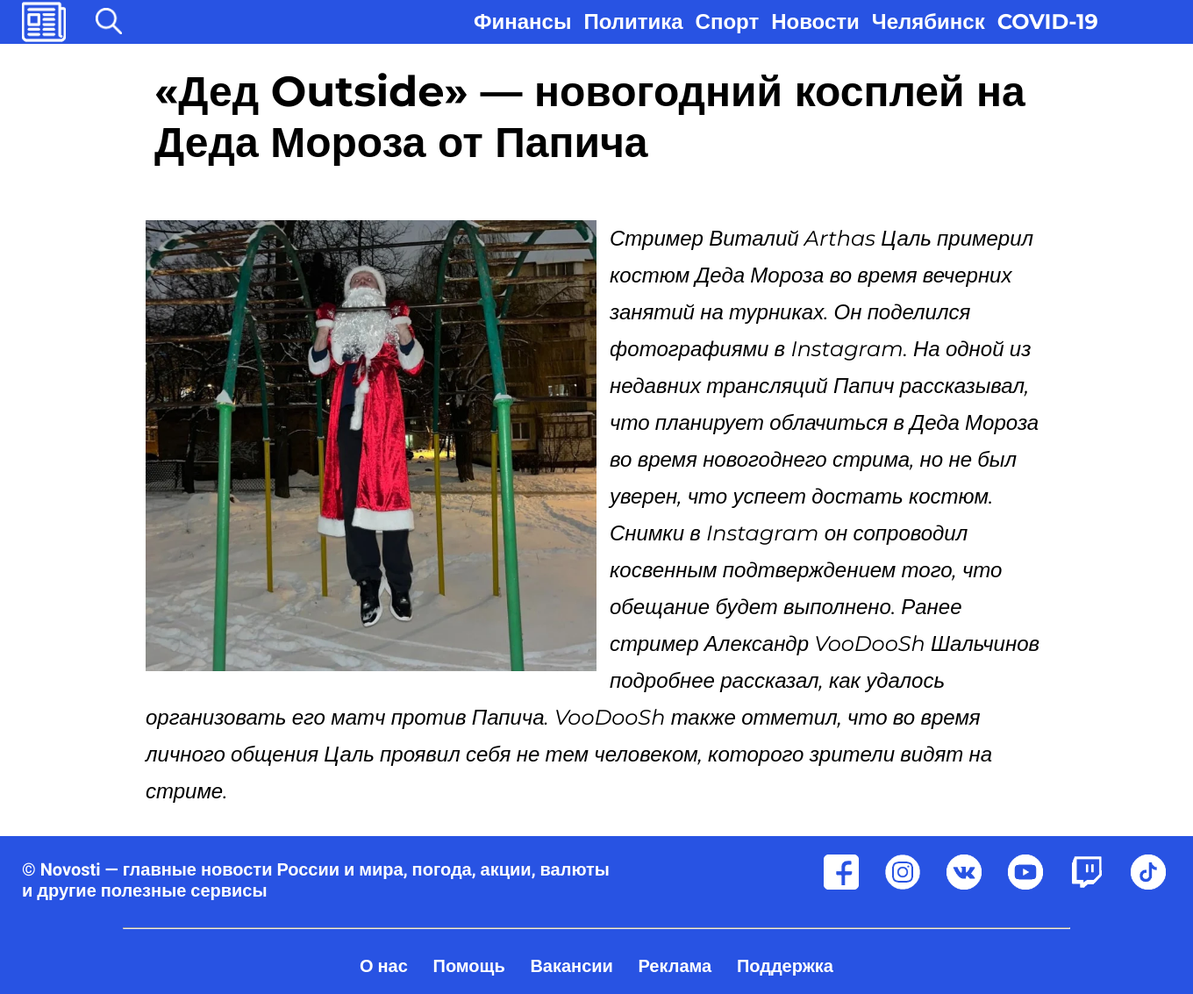
/2, run on the app's committed database.
### main/models.py (models this page shows, shortened)
class News(models.Model):
    title = models.CharField(max_length=100, verbose_name='заголовок новости')
    content = models.TextField(max_length=2000, verbose_name='содержание статьи')
    image = models.ImageField(verbose_name='изображение статьи')
    published = models.DateField(auto_now=True)
    type = models.CharField(max_length=20, verbose_name='тип новостей')
    class Meta:
        verbose_name = 'новость'
        verbose_name_plural = 'новости'

### main/views.py (the view)
# urls.py: path('<int:pk>', ArticleDetailView.as_view(), name='article-detail'),
class ArticleDetailView(DetailView):
    model = News
    template_name = 'main/article_view.html'
    context_object_name = 'article'

### main/templates/main/article_view.html (shortened to what this page needs)
{% load static %}
<!DOCTYPE html>
<html lang="ru">
<head>
	<link rel="stylesheet" href="{% static 'css/styles.css'%}">
</head>
<body>
	<header class="header">
		<div class="top_line">
			<div class="main_menu">
				<a href="{% url 'main' %}" >
					<img src="{% static 'images/icon_header_logo.png' %}" alt="" class="logo_navigation">
				</a>
				<div class="search_box">
					{% block search %}
					<form method="post" class="Vladik">
						<button type="submit" class="magnifier_button">
							<img src="{% static 'images/magnifier_white.png' %}" class="magnifier_picture" alt="">
						</button>
					</form>
					{% endblock %}
				</div>
				<ul class="menu_elements">
					<li class="menu_finances">
						<a href="{% url 'finances' %}" >Финансы</a>
					</li >
					<li class="menu_politics">
						<a href="#" target="_blank">Политика</a>
					</li >
					<li class="menu_sport">
						<a href="#" >Спорт</a>
					</li >
					<li class="menu_news">
						<a href="#" >Новости</a>
					</li >
					<li class="menu_chelyabinsk">
						<a href="#" >Челябинск</a>
					</li >
					<li class="menu_profile">
						<a href="#sign_in" >COVID-19</a>
					</li >
				</ul>
			</div>
		</div>
	</header>
	<div class="page_content">
		{% block content %}
		<article>
			<h1>{{ article.title }}</h1>
			{% if article.image %}
			<p class="article_text"><img src="{{ article.image.url }}" alt="" class="article_image">
				{% endif %}
			{{ article.content }}
			</p>
		</article>
		{% endblock %}
	</div>
	<footer class="footer">
		<div class="bottom_line">
			<div class="footer_info">
				<p class="footer_site_info">
				© Novosti — главные новости России и мира, погода, акции, валюты
				<br>
				 и другие полезные сервисы
				</p>
				<div class="footer_social">
						<a href="#">
							<img src="{% static 'images/facebook_logo_white.png' %}"  alt="" class="footer_social_logo">
						</a>
						<a href="#">
							<img src="{% static 'images/instagram_logo_white.png' %}"  alt="" class="footer_social_logo">
						</a>
						<a href="#">
							<img src="{% static 'images/vk_logo_white.png' %}"  alt="" class="footer_social_logo">
						</a>
						<a href="#">
							<img src="{% static 'images/youtube_logo_white.png' %}" alt=""  class="footer_social_logo">
						</a>
						<a href="#">
							<img src="{% static 'images/twitch_logo_white.png' %}"  alt="" class="footer_social_logo">
						</a>
						<a href="#">
							<img src="{% static 'images/tiktok_logo_white.png' %}"  alt="" class="footer_social_logo">
						</a>
				</div>
			</div>
			<hr class="footer_white_line"/>
			<div class="other_info">
				<a href="" class="single_other_info">
					<p>О нас</p>
				</a>
				<a href="" class="single_other_info">
					<p>Помощь</p>
				</a>
				<a href="" class="single_other_info">
					<p>Вакансии</p>
				</a>
				<a href="" class="single_other_info">
					<p>Реклама</p>
				</a>
				<a href="" class="single_other_info">
					<p>Поддержка</p>
				</a>
			</div>
		</div>
	</footer>
</body>
</html>

### main/static/css/styles.css (style rules this page uses)
body { width: 100%; margin: auto; padding: 0; font-family: 'Roboto', "Montserrat", "Work Sans", sans-serif; font-weight: bold; }
*, *:before, *:after { box-sizing: border-box; margin: 0; padding: 0; }
header { position: fixed; top: 0; background: #2853E3; padding: 0; width: 100%; height: 50px; z-index: 10; margin-bottom: 60px; }
footer { font-weight: bold; background: #2853E3; width: 100%; min-width: 1350px; height: 180px; display: flex; float: bottom; }
h1,h2,h3,h4,h5,h6,p { margin : 0; padding : 0; }
a { text-decoration: none }
.top_line { width: 1350px; margin : auto; }
.main_menu { display: -webkit-flex; display: flex; justify-content: space-between; width: 1350px; min-width: 1080px; height: 50px; }
.logo_navigation { position: relative; width: 50px; margin: 0px 20px; }
.search_box { float: left; display: -webkit-flex; display: flex; justify-content: space-between; width: 400px; min-width: 220px; background: #2853E3; border: 4px solid #2853E3; margin: 0; padding: 0; margin-top: 5px; }
.Vladik { margin: 0px auto; height:100%; width:100%; }
.magnifier_button { background: #2853E3; border: none; display: inline-block; height: 30px; padding: 0px; margin: 0px; vertical-align: top; width: 30px; }
.magnifier_button img { display: block; height: 30px; width: 30px; }
ul.menu_elements { list-style-type: none; width: 840px; min-width: 750px; padding-left: 20px; padding-bottom: 20px; margin-top : 10px; align-content: center; justify-content: end; }
ul.menu_elements li { text-decoration: none; display: inline-flex; margin: 0px 5px; }
ul.menu_elements li a { text-decoreation : none; text-decoration-line: none; color: white; font-family: 'Montserrat', sans-serif; font-size: 24px; display: -webkit-flex; display: flex; transition: all 0.35s ease; }
.bottom_line { width: 1350px; overflow: auto; margin : auto; }
.footer_info { display: inline-flex; width: 100%; font-size: 15pt; color: white; font-family: 'Roboto', sans-serif; }
.footer_site_info { padding-left: 20px; padding-top: 25px; }
.footer_social { display: inline-flex; padding-top: 25px; padding-left: 17%; }
.footer_social_logo { margin: -5px 15px 5px 15px; width: 40px; height: 40px; }
.footer_white_line { top: 50%; height: 2px; color: white; width: 80%; margin: 30px 10% 10px 10%; }
.other_info { padding: 20px 30%; width: 100%; display: flex; justify-content: space-between; color: white; font-size: 15pt; }
.single_other_info { text-decoration : none; color: white; }
.page_content { position: relative; width: 80%; margin: auto; }
h1 { margin: 75px 30px 30px 40px; font-size: 36pt; font-family: 'Montserrat', sans-serif; }
article { display: inline; }
.article_text { float: right; line-height: 1.75; margin: 30px; font-size: 18pt; font-family: 'Montserrat', sans-serif; font-weight: lighter; font-style: italic; }
.article_image { float: left; margin-right: 15px; width: 50%; max-width: 700px; }

### data on the page
News: title "«Дед Outside» — новогодний косплей на Деда Мороза от Папича", image (picture), content "Стример Виталий Arthas Цаль примерил костюм Деда Мороза во время вечерних занятий на турниках. Он поделился фотографиями в Instagram. На одной из недавних трансляций Папич рассказывал, что планирует облачиться в Деда Мороза во время новогоднего стрима, но не был уверен, что успеет достать костюм. Снимки в Instagram он сопроводил косвенным подтверждением того, что обещание будет выполнено. Ранее стример Александр VooDooSh Шальчинов подробнее рассказал, как удалось организовать его матч против Папича. VooDooSh также отметил, что во время личного общения Цаль проявил себя не тем человеком, которого зрители видят на стриме."
